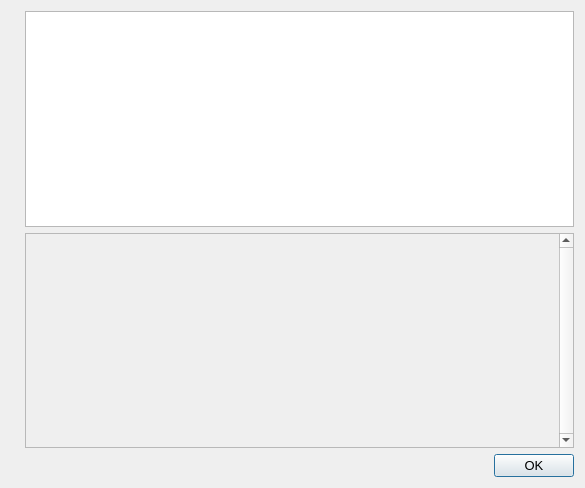
<?xml version="1.0" encoding="UTF-8"?>
<ui version="4.0">
 <class>HelpMessageDialog</class>
 <widget class="QDialog" name="HelpMessageDialog">
  <property name="geometry">
   <rect>
    <x>0</x>
    <y>0</y>
    <width>585</width>
    <height>488</height>
   </rect>
  </property>
  <property name="font">
   <font>
    <pointsize>10</pointsize>
   </font>
  </property>
  <property name="windowTitle">
   <string notr="true">SparkBase - Command-line options</string>
  </property>
  <layout class="QHBoxLayout" name="horizontalLayout_2">
   <item>
    <widget class="QLabel" name="graphic">
     <property name="sizePolicy">
      <sizepolicy hsizetype="Preferred" vsizetype="Ignored">
       <horstretch>0</horstretch>
       <verstretch>0</verstretch>
      </sizepolicy>
     </property>
     <property name="pixmap">
      <pixmap resource="../base.qrc">:/images/about</pixmap>
     </property>
    </widget>
   </item>
   <item>
    <layout class="QVBoxLayout" name="verticalLayout">
     <item>
      <widget class="QTextEdit" name="helpMessage">
       <property name="readOnly">
        <bool>true</bool>
       </property>
      </widget>
     </item>
     <item>
      <widget class="QScrollArea" name="scrollArea">
       <property name="verticalScrollBarPolicy">
        <enum>Qt::ScrollBarAlwaysOn</enum>
       </property>
       <property name="widgetResizable">
        <bool>true</bool>
       </property>
       <widget class="QWidget" name="scrollAreaWidgetContents">
        <property name="geometry">
         <rect>
          <x>0</x>
          <y>0</y>
          <width>479</width>
          <height>213</height>
         </rect>
        </property>
        <layout class="QVBoxLayout" name="verticalLayout_2">
         <item>
          <widget class="QLabel" name="aboutMessage">
           <property name="cursor">
            <cursorShape>IBeamCursor</cursorShape>
           </property>
           <property name="textFormat">
            <enum>Qt::PlainText</enum>
           </property>
           <property name="alignment">
            <set>Qt::AlignLeading|Qt::AlignLeft|Qt::AlignTop</set>
           </property>
           <property name="openExternalLinks">
            <bool>true</bool>
           </property>
           <property name="textInteractionFlags">
            <set>Qt::LinksAccessibleByMouse|Qt::TextSelectableByKeyboard|Qt::TextSelectableByMouse</set>
           </property>
          </widget>
         </item>
        </layout>
       </widget>
      </widget>
     </item>
     <item>
      <widget class="QDialogButtonBox" name="okButton">
       <property name="orientation">
        <enum>Qt::Horizontal</enum>
       </property>
       <property name="standardButtons">
        <set>QDialogButtonBox::Ok</set>
       </property>
      </widget>
     </item>
    </layout>
   </item>
  </layout>
 </widget>
 <resources>
  <include location="../base.qrc"/>
 </resources>
 <connections>
  <connection>
   <sender>okButton</sender>
   <signal>accepted()</signal>
   <receiver>HelpMessageDialog</receiver>
   <slot>accept()</slot>
   <hints>
    <hint type="sourcelabel">
     <x>20</x>
     <y>20</y>
    </hint>
    <hint type="destinationlabel">
     <x>20</x>
     <y>20</y>
    </hint>
   </hints>
  </connection>
  <connection>
   <sender>okButton</sender>
   <signal>rejected()</signal>
   <receiver>HelpMessageDialog</receiver>
   <slot>reject()</slot>
   <hints>
    <hint type="sourcelabel">
     <x>20</x>
     <y>20</y>
    </hint>
    <hint type="destinationlabel">
     <x>20</x>
     <y>20</y>
    </hint>
   </hints>
  </connection>
 </connections>
</ui>
